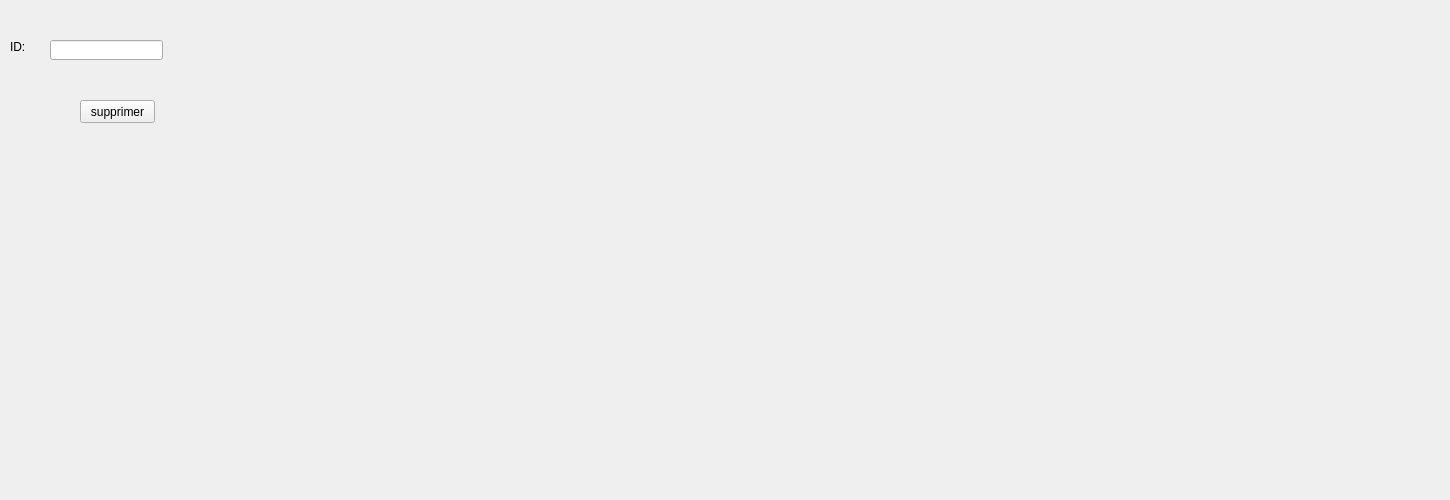
      <widget class="QWidget" name="tab_63">
       <attribute name="title">
        <string>supprimer</string>
       </attribute>
       <widget class="QLabel" name="label_89">
        <property name="geometry">
         <rect>
          <x>10</x>
          <y>40</y>
          <width>47</width>
          <height>13</height>
         </rect>
        </property>
        <property name="text">
         <string>ID:</string>
        </property>
       </widget>
       <widget class="QLineEdit" name="lineEdit_id_5">
        <property name="geometry">
         <rect>
          <x>50</x>
          <y>40</y>
          <width>113</width>
          <height>20</height>
         </rect>
        </property>
       </widget>
       <widget class="QPushButton" name="supprimer_compagnie">
        <property name="geometry">
         <rect>
          <x>80</x>
          <y>100</y>
          <width>75</width>
          <height>23</height>
         </rect>
        </property>
        <property name="text">
         <string>supprimer</string>
        </property>
       </widget>
       <widget class="QLabel" name="img3">
        <property name="geometry">
         <rect>
          <x>0</x>
          <y>0</y>
          <width>1441</width>
          <height>491</height>
         </rect>
        </property>
        <property name="text">
         <string/>
        </property>
       </widget>
       <zorder>label_89</zorder>
       <zorder>img3</zorder>
       <zorder>lineEdit_id_5</zorder>
       <zorder>supprimer_compagnie</zorder>
      </widget>
